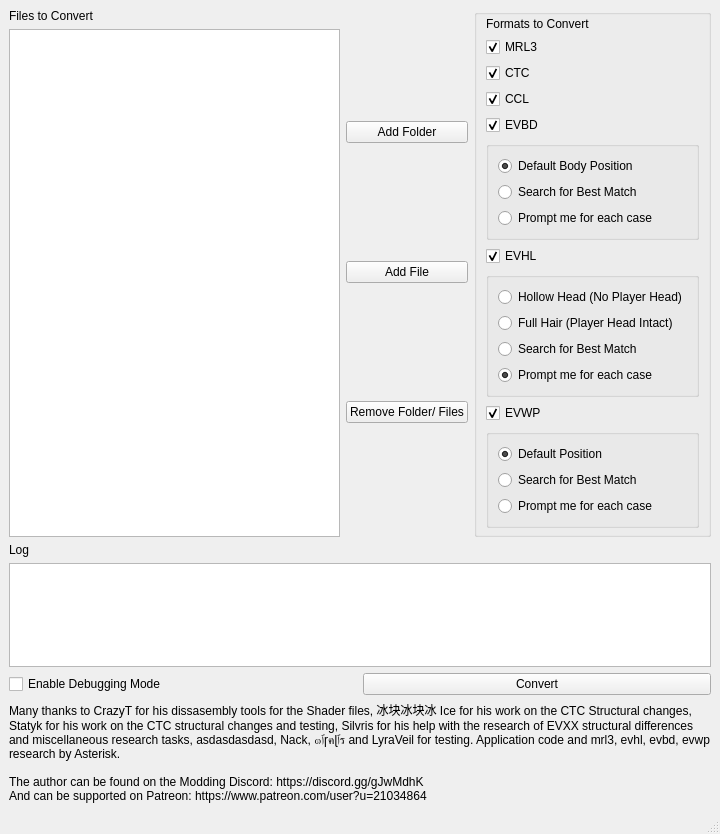
<?xml version="1.0" encoding="UTF-8"?>
<ui version="4.0">
 <class>MainWindow</class>
 <widget class="QMainWindow" name="MainWindow">
  <property name="geometry">
   <rect>
    <x>0</x>
    <y>0</y>
    <width>720</width>
    <height>834</height>
   </rect>
  </property>
  <property name="windowTitle">
   <string>MainWindow</string>
  </property>
  <widget class="QWidget" name="centralwidget">
   <layout class="QVBoxLayout" name="verticalLayout">
    <item>
     <layout class="QVBoxLayout" name="verticalLayout_13">
      <item>
       <layout class="QHBoxLayout" name="horizontalLayout_2">
        <item>
         <layout class="QHBoxLayout" name="horizontalLayout">
          <item>
           <layout class="QVBoxLayout" name="verticalLayout_12">
            <item>
             <widget class="QLabel" name="label_3">
              <property name="text">
               <string>Files to Convert</string>
              </property>
              <property name="textFormat">
               <enum>Qt::RichText</enum>
              </property>
              <property name="scaledContents">
               <bool>false</bool>
              </property>
             </widget>
            </item>
            <item>
             <widget class="QListWidget" name="taskList"/>
            </item>
           </layout>
          </item>
          <item>
           <layout class="QVBoxLayout" name="verticalLayout_2">
            <item>
             <widget class="QPushButton" name="addFolder">
              <property name="text">
               <string>Add Folder</string>
              </property>
             </widget>
            </item>
            <item>
             <widget class="QPushButton" name="addFile">
              <property name="text">
               <string>Add File</string>
              </property>
             </widget>
            </item>
            <item>
             <widget class="QPushButton" name="removeFile">
              <property name="text">
               <string>Remove Folder/ Files</string>
              </property>
             </widget>
            </item>
           </layout>
          </item>
          <item>
           <widget class="QGroupBox" name="verticalGroupBox_6">
            <layout class="QVBoxLayout" name="verticalLayout_7">
             <property name="topMargin">
              <number>2</number>
             </property>
             <property name="bottomMargin">
              <number>6</number>
             </property>
             <item>
              <widget class="QLabel" name="label">
               <property name="text">
                <string>Formats to Convert</string>
               </property>
              </widget>
             </item>
             <item>
              <layout class="QVBoxLayout" name="verticalLayout_6">
               <item>
                <widget class="QCheckBox" name="convertMrl3">
                 <property name="text">
                  <string>MRL3</string>
                 </property>
                 <property name="checked">
                  <bool>true</bool>
                 </property>
                </widget>
               </item>
               <item>
                <widget class="QCheckBox" name="convertCTC">
                 <property name="text">
                  <string>CTC</string>
                 </property>
                 <property name="checked">
                  <bool>true</bool>
                 </property>
                </widget>
               </item>
               <item>
                <widget class="QCheckBox" name="convertCCL">
                 <property name="text">
                  <string>CCL</string>
                 </property>
                 <property name="checked">
                  <bool>true</bool>
                 </property>
                </widget>
               </item>
              </layout>
             </item>
             <item>
              <layout class="QVBoxLayout" name="verticalLayout_3">
               <item>
                <widget class="QCheckBox" name="convertEVBD">
                 <property name="text">
                  <string>EVBD</string>
                 </property>
                 <property name="checked">
                  <bool>true</bool>
                 </property>
                </widget>
               </item>
               <item>
                <widget class="QGroupBox" name="groupBox_2">
                 <property name="title">
                  <string/>
                 </property>
                 <layout class="QVBoxLayout" name="verticalLayout_10">
                  <item>
                   <widget class="QRadioButton" name="bodyDefault">
                    <property name="text">
                     <string>Default Body Position</string>
                    </property>
                    <property name="checked">
                     <bool>true</bool>
                    </property>
                   </widget>
                  </item>
                  <item>
                   <widget class="QRadioButton" name="bodySearch">
                    <property name="text">
                     <string>Search for Best Match</string>
                    </property>
                   </widget>
                  </item>
                  <item>
                   <widget class="QRadioButton" name="bodyCase">
                    <property name="text">
                     <string>Prompt me for each case</string>
                    </property>
                   </widget>
                  </item>
                 </layout>
                </widget>
               </item>
              </layout>
             </item>
             <item>
              <layout class="QVBoxLayout" name="verticalLayout_5">
               <item>
                <widget class="QCheckBox" name="convertEVHL">
                 <property name="text">
                  <string>EVHL</string>
                 </property>
                 <property name="checked">
                  <bool>true</bool>
                 </property>
                </widget>
               </item>
               <item>
                <widget class="QGroupBox" name="groupBox">
                 <property name="title">
                  <string/>
                 </property>
                 <layout class="QVBoxLayout" name="verticalLayout_9">
                  <item>
                   <widget class="QRadioButton" name="headHollow">
                    <property name="text">
                     <string>Hollow Head (No Player Head)</string>
                    </property>
                   </widget>
                  </item>
                  <item>
                   <widget class="QRadioButton" name="headHair">
                    <property name="text">
                     <string>Full Hair (Player Head Intact)</string>
                    </property>
                   </widget>
                  </item>
                  <item>
                   <widget class="QRadioButton" name="headSearch">
                    <property name="text">
                     <string>Search for Best Match</string>
                    </property>
                   </widget>
                  </item>
                  <item>
                   <widget class="QRadioButton" name="headCase">
                    <property name="text">
                     <string>Prompt me for each case</string>
                    </property>
                    <property name="checkable">
                     <bool>true</bool>
                    </property>
                    <property name="checked">
                     <bool>true</bool>
                    </property>
                   </widget>
                  </item>
                 </layout>
                </widget>
               </item>
              </layout>
             </item>
             <item>
              <layout class="QVBoxLayout" name="verticalLayout_4">
               <item>
                <widget class="QCheckBox" name="convertEVWP">
                 <property name="text">
                  <string>EVWP</string>
                 </property>
                 <property name="checked">
                  <bool>true</bool>
                 </property>
                </widget>
               </item>
               <item>
                <widget class="QGroupBox" name="groupBox_3">
                 <property name="title">
                  <string/>
                 </property>
                 <layout class="QVBoxLayout" name="verticalLayout_11">
                  <item>
                   <widget class="QRadioButton" name="weaponDefault">
                    <property name="text">
                     <string>Default Position</string>
                    </property>
                    <property name="checked">
                     <bool>true</bool>
                    </property>
                   </widget>
                  </item>
                  <item>
                   <widget class="QRadioButton" name="weaponSearch">
                    <property name="text">
                     <string>Search for Best Match</string>
                    </property>
                   </widget>
                  </item>
                  <item>
                   <widget class="QRadioButton" name="weaponCase">
                    <property name="text">
                     <string>Prompt me for each case</string>
                    </property>
                   </widget>
                  </item>
                 </layout>
                </widget>
               </item>
              </layout>
             </item>
            </layout>
           </widget>
          </item>
         </layout>
        </item>
       </layout>
      </item>
      <item>
       <layout class="QVBoxLayout" name="verticalLayout_14">
        <item>
         <widget class="QLabel" name="label_2">
          <property name="text">
           <string>Log</string>
          </property>
          <property name="textFormat">
           <enum>Qt::RichText</enum>
          </property>
          <property name="scaledContents">
           <bool>false</bool>
          </property>
         </widget>
        </item>
        <item>
         <widget class="QTextBrowser" name="Log"/>
        </item>
        <item>
         <layout class="QHBoxLayout" name="horizontalLayout_3">
          <item>
           <widget class="QCheckBox" name="debug">
            <property name="text">
             <string>Enable Debugging Mode</string>
            </property>
           </widget>
          </item>
          <item>
           <widget class="QPushButton" name="convertButton">
            <property name="text">
             <string>Convert</string>
            </property>
           </widget>
          </item>
         </layout>
        </item>
       </layout>
      </item>
      <item>
       <widget class="QLabel" name="label_4">
        <property name="text">
         <string>Many thanks to CrazyT for his dissasembly tools for the Shader files, 冰块冰块冰 Ice for his work on the CTC Structural changes, Statyk for his work on the CTC structural changes and testing, Silvris for his help with the research of EVXX structural differences and miscellaneous research tasks, asdasdasdasd, Nack, ๓ٱɼคɭٱร and LyraVeil for testing. Application code and mrl3, evhl, evbd, evwp research by Asterisk.

The author can be found on the Modding Discord: https://discord.gg/gJwMdhK 
And can be supported on Patreon: https://www.patreon.com/user?u=21034864</string>
        </property>
        <property name="wordWrap">
         <bool>true</bool>
        </property>
        <property name="textInteractionFlags">
         <set>Qt::LinksAccessibleByMouse|Qt::TextSelectableByKeyboard|Qt::TextSelectableByMouse</set>
        </property>
       </widget>
      </item>
     </layout>
    </item>
   </layout>
  </widget>
  <widget class="QMenuBar" name="menubar">
   <property name="geometry">
    <rect>
     <x>0</x>
     <y>0</y>
     <width>720</width>
     <height>21</height>
    </rect>
   </property>
  </widget>
  <widget class="QStatusBar" name="statusbar"/>
 </widget>
 <resources/>
 <connections/>
</ui>
